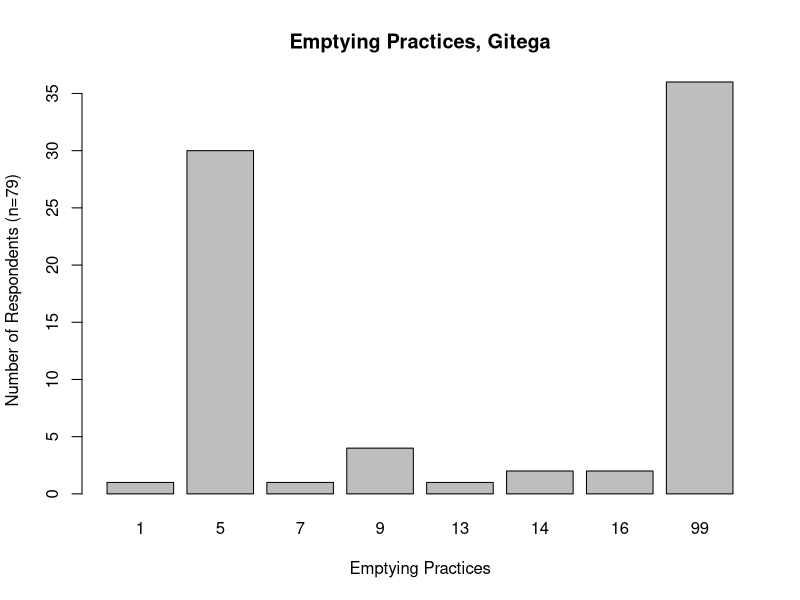
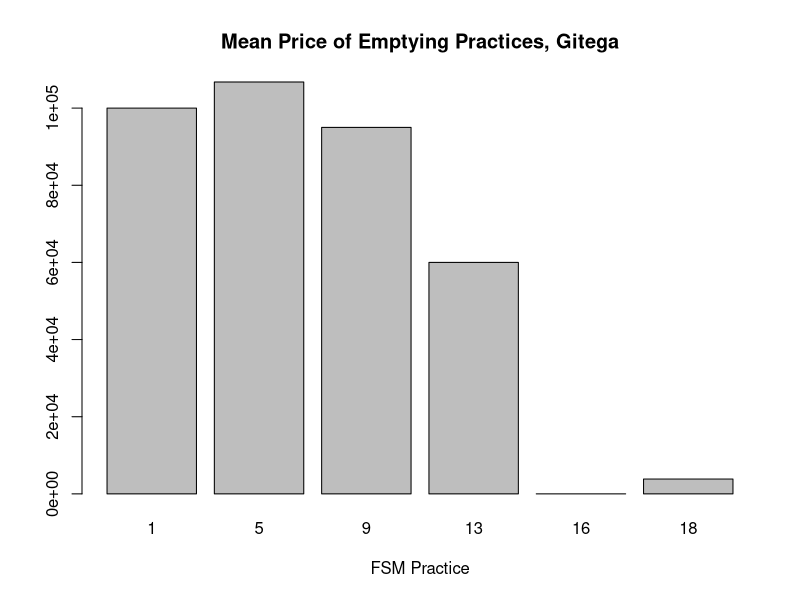

Generate these figures, in order, with R:
setwd("/Users/rachel/Dropbox/Sourcing/2. Data/Survey/Cleaned")

#gitega results
resultsmar18<-read.csv("./HH_mar18_.csv", header=TRUE, sep=",")
resultsmar21<-read.csv("./HH_mar21_.csv", header=TRUE, sep=",")

gitresult<-rbind(resultsmar18,resultsmar21)

#Gitega mean cost of current WM practices 
gitemptycost<-gitresult$cost_empty[!gitresult$cost_empty == 99]
gitemptycost1<-gitemptycost[!gitemptycost==0]
git_mean_emptycostRWF<-mean(gitemptycost1,na.rm=TRUE)
git_mean_emptycostUSD<-git_mean_emptycostRWF*0.0013

#counts of empty practice

  #empty practices not including Dont know/no response
#git_counts<-table(gitresult$emptypract[!gitresult$emptypract==99])
git_counts<-table(gitresult$emptypract)
barplot(git_counts,xlab="Emptying Practices",ylab="Number of Respondents (n=79)",main="Emptying Practices, Gitega")
#alternative
countsdf<-as.data.frame(git_counts)

#prices of different emptying practices
#average price of sealing a latrine then building a new one yourself 

# definition of function
costofpract<-function(result,practice){
  emptypract<-subset(result,result$emptypract==practice)
  rowemptypract<-nrow(subset(gitresult,gitresult$emptypract==practice))
  
  if(rowemptypract==0){
    return(NA)
  }
    
  cost<-emptypract$cost_empty[!emptypract$cost_empty==99]
  meancost<-mean(cost,na.rm=TRUE)
  return(meancost)
}

#usage of function
gitmeancost1 <- costofpract(gitresult, 1)
gitmeancost2 <- costofpract(gitresult, 2)
gitmeancost3 <- costofpract(gitresult, 3)
gitmeancost4 <- costofpract(gitresult, 4)
gitmeancost5 <- costofpract(gitresult, 5)
gitmeancost6 <- costofpract(gitresult, 6)
gitmeancost7 <- costofpract(gitresult, 7)
gitmeancost8 <- costofpract(gitresult, 8)
gitmeancost9 <- costofpract(gitresult, 9)
gitmeancost10 <- costofpract(gitresult, 10)
gitmeancost11 <- costofpract(gitresult, 11)
gitmeancost12 <- costofpract(gitresult, 12)
gitmeancost13 <- costofpract(gitresult, 13)
gitmeancost14 <- costofpract(gitresult, 14)
gitmeancost15 <- costofpract(gitresult, 15)
gitmeancost16 <- costofpract(gitresult, 16)
gitmeancost17 <- costofpract(gitresult, 77)
gitmeancost18 <- costofpract(gitresult, 99)

gitmeancost_vect<-c(gitmeancost1,
                    gitmeancost2,
                    gitmeancost3,
                    gitmeancost4,
                    gitmeancost5,
                    gitmeancost6,
                    gitmeancost7,
                    gitmeancost8,
                    gitmeancost9,
                    gitmeancost10,
                    gitmeancost11,
                    gitmeancost12,
                    gitmeancost13,
                    gitmeancost14, 
                    gitmeancost15,
                    gitmeancost16,
                    gitmeancost17,
                    gitmeancost18)

gitmeancost_labs<-c("1",
                    "2",
                    "3",
                    "4",
                    "5",
                    "6",
                    "7",
                    "8",
                    "9",
                    "10",
                    "11",
                    "12",
                    "13",
                    "14", 
                    "15",
                    "16",
                    "17",
                    "18")

gitmeancost_labs<-gitmeancost_labs[!is.na(gitmeancost_vect)]
gitmeancost_vect<-gitmeancost_vect[!is.na(gitmeancost_vect)]

X<-as.data.frame(cbind(gitmeancost_labs,gitmeancost_vect))
#d<-X[!(X$gitmeancost_vect=="NaN"),]


meancost_git<-barplot(gitmeancost_vect,names.arg=gitmeancost_labs,xlab="FSM Practice",main="Mean Price of Emptying Practices, Gitega")
options(scipen=10)
